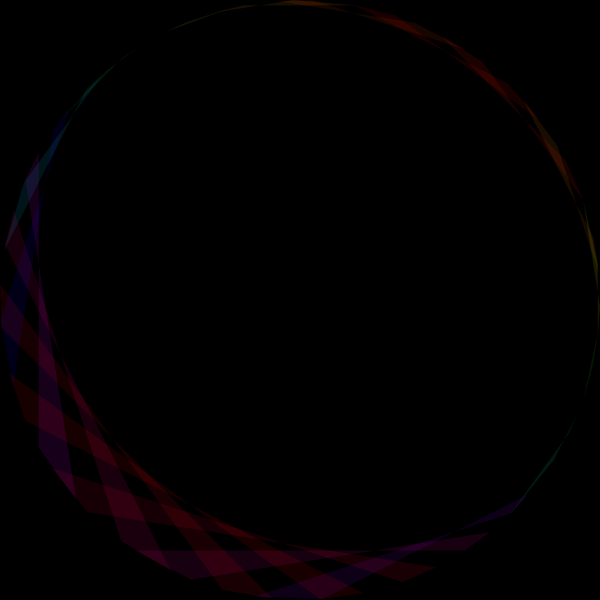
Frame 1 (no input)
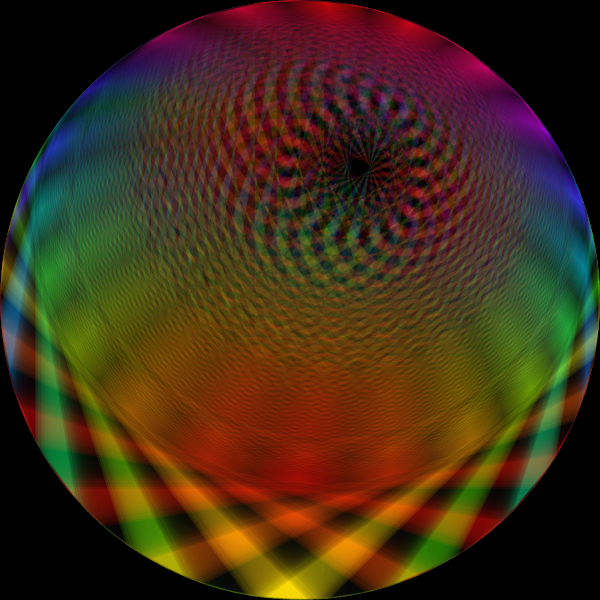
Frame 60 (the mouse pressed at the canvas centre just before this capture)
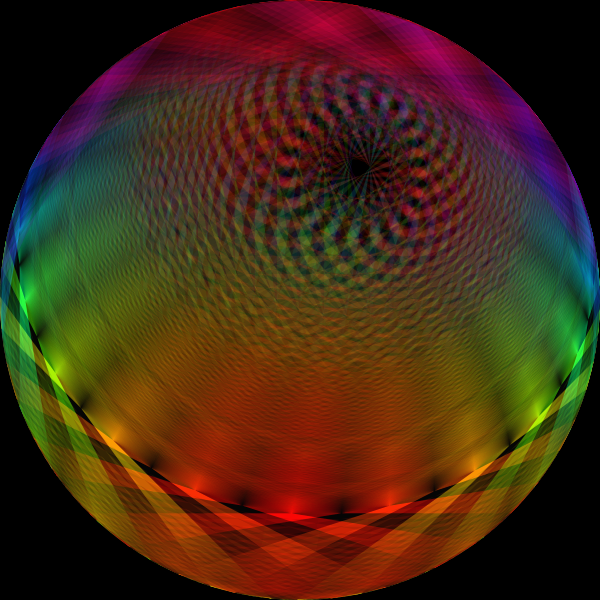
Frame 120 (the mouse held since frame 60 and released just before this capture)

The Processing sketch that drew these frames (run headless with seeded random() and noise(); from frame 60 on, the mouse is pressed at the canvas centre):

// Processing sketch: processing_157571
// ── processing_157571.pde

float z,c = 0;
float m = 300;
int i=0; 
float n = 40.0;

void setup(){

 colorMode(HSB, 1);
  size(600, 600);
  background(0);
  noFill();
  noStroke();
  smooth();
}

void draw(){
  translate(width/2, height/2);
  //background(0);
  //if(frameCount%60==0) background(0);
  z = millis()/900.0;
  
  z += abs(sin(z));
 
  noStroke();
  beginShape(QUAD_STRIP);
  for(int i=1; i<=n; i++){

    c = (sin(z/5.0+i*TWO_PI/n));
    c = map(c, -1, 1, 0, 1);
      
    fill(
    c,
    1,
    i%2,
    0.1
    );
      
    vertex(m*cos(z+i*TWO_PI/n+c) , m*sin(z+i*TWO_PI/n+c) );
    vertex(m*sin(z-i*TWO_PI/n+c) , m*cos(z-i*TWO_PI/n+c) );
  }
  endShape(); 
     
      
}
